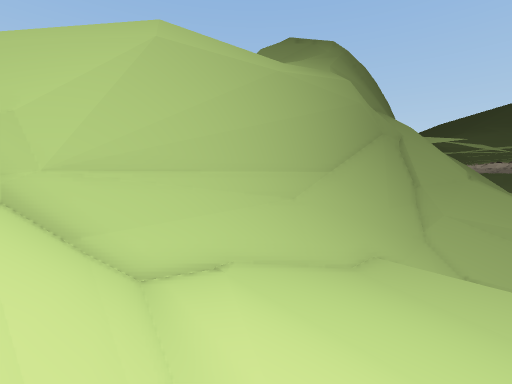
View 1 (above)

16 first-person views from a walk through a Unity game level. The camera is 1.2 m above the floor, tilts 2° down and sees 85° across. The floor is counted in squares, 2 m on a side. Each view is taken from the middle of a square. On the plan, view 1 faces up. The plan holds only what a view shows up to about 9 squares ahead; the rest is blank. The place goes on beyond the plan. Some animated figures are left out. Some surface patterns are stand-ins.

View 2
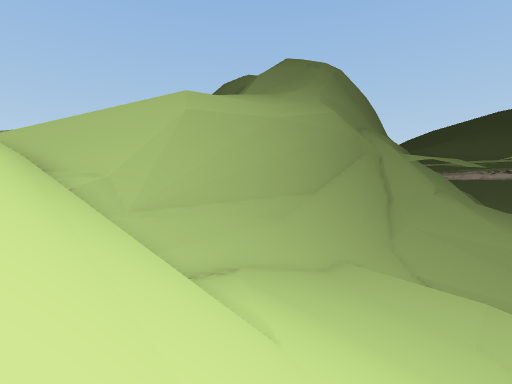

View 3
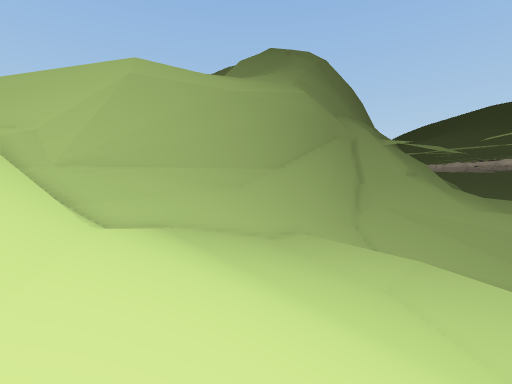

View 4
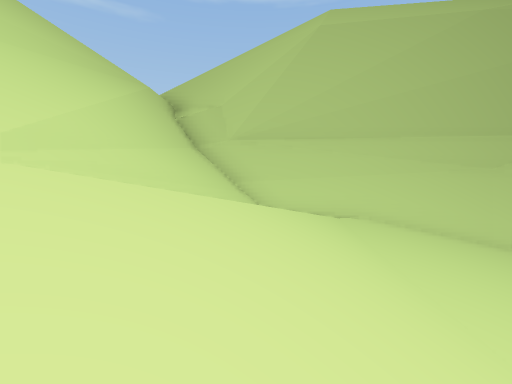

View 5
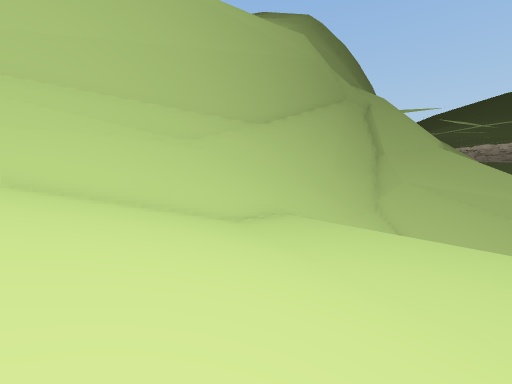

View 6
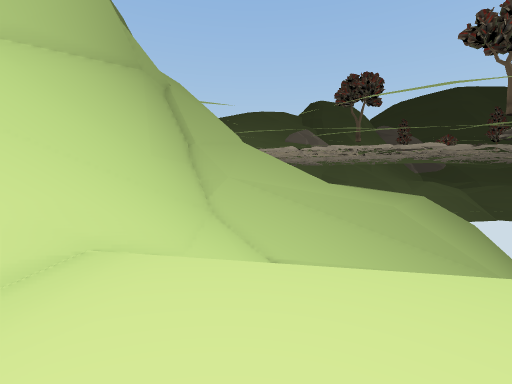

View 7
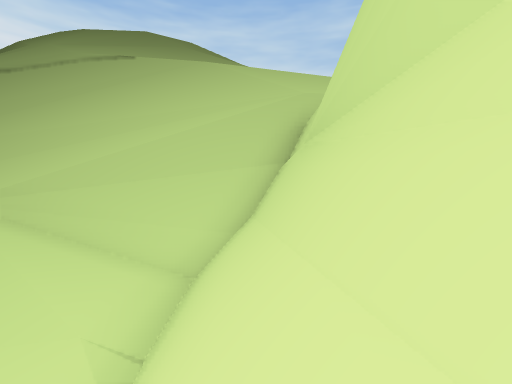

View 8
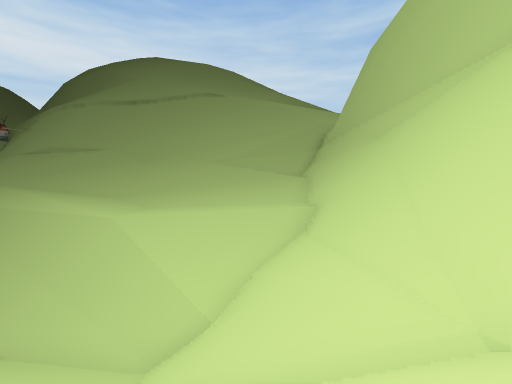

View 9
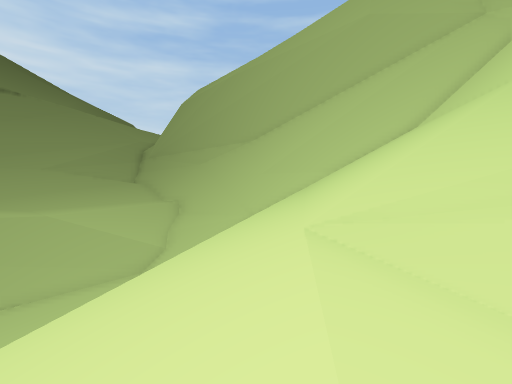

View 10
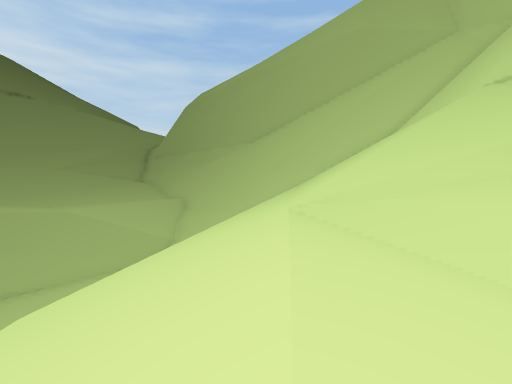

View 11
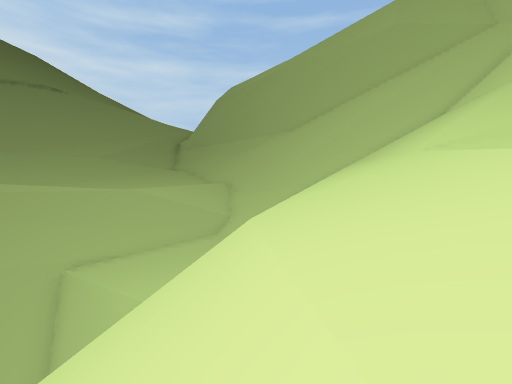

View 12
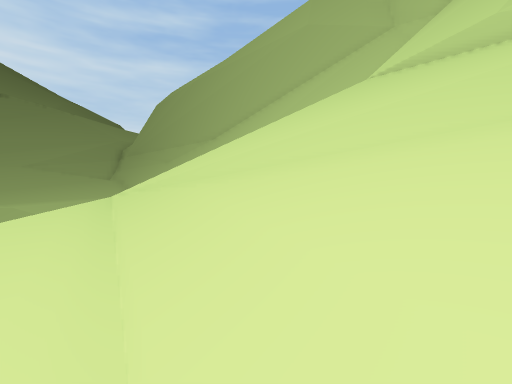

View 13
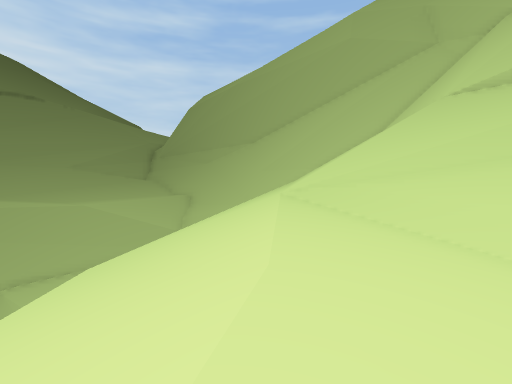

View 14
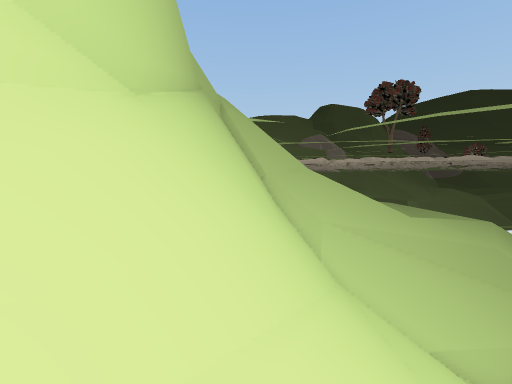

View 15
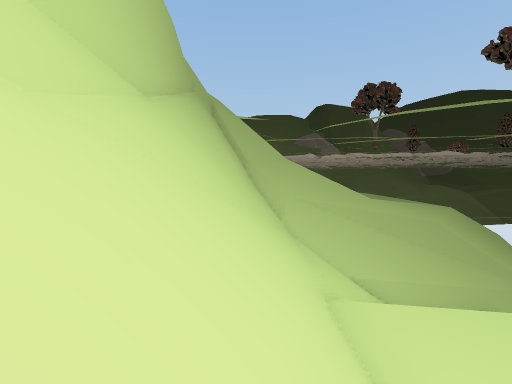

View 16
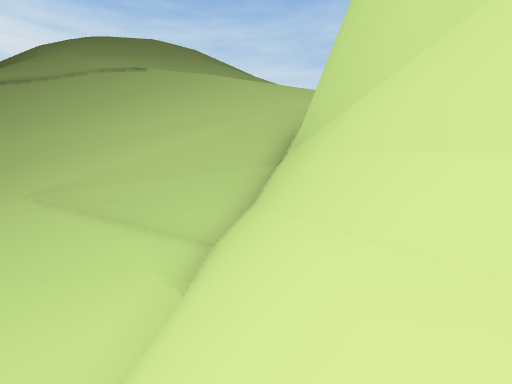

### Floor plan
Key: @ floor where view 1 was taken; # wall or solid block; . main floor; : floor 0.75 m higher than the main floor; - floor 0.75 m lower than the main floor; + floor 1.75 m higher than the main floor; * floor 3.25 m higher than the main floor; _ floor 3.25 m lower than the main floor; < floor 4.75 m lower than the main floor; ( floor 5.5 m lower than the main floor; % floor 12.75 m higher than the main floor; / step, stairs or slope.
Columns run from 7 left of view 1 to 18 right of it. Each row starts with its distance up from view 1.
 19                 ///
 18                ##///
 17                ##///#/
 16                ##//////
 15               ##////////
 14               ##////////.
 13               #////////..
 12             ###/////////..
 11        //####//////////..
 10        %###////#//////////
  9        ##///////<#///////
  8       ##///.//#/<<(#////
  7   ///##///.../#/<<(
  6  // ##//:...-/#_<(
  5  ####*/+:..---###/#
  4   ##*/+/:..----##
  3 ///##////...---##
  2 ////###///..--.##
  1 //////#////.-..##
  0  //////@////.
 -1   //////////
 -2    ///////
 -3     //// /

Positions as (right, up) in squares from view 1, and headings:
1: (0, 0), facing up
2: (0, -3), facing up
3: (2, -3), facing up
4: (2, 0), facing up-left
5: (3, 2), facing up
6: (3, 6), facing up-right
7: (0, 7), facing down-left
8: (9, 12), facing down-left
9: (16, 12), facing left
10: (17, 12), facing left
11: (18, 10), facing left
12: (17, 14), facing left
13: (18, 12), facing left
14: (2, 9), facing up-right
15: (1, 7), facing up-right
16: (1, 8), facing down-left
